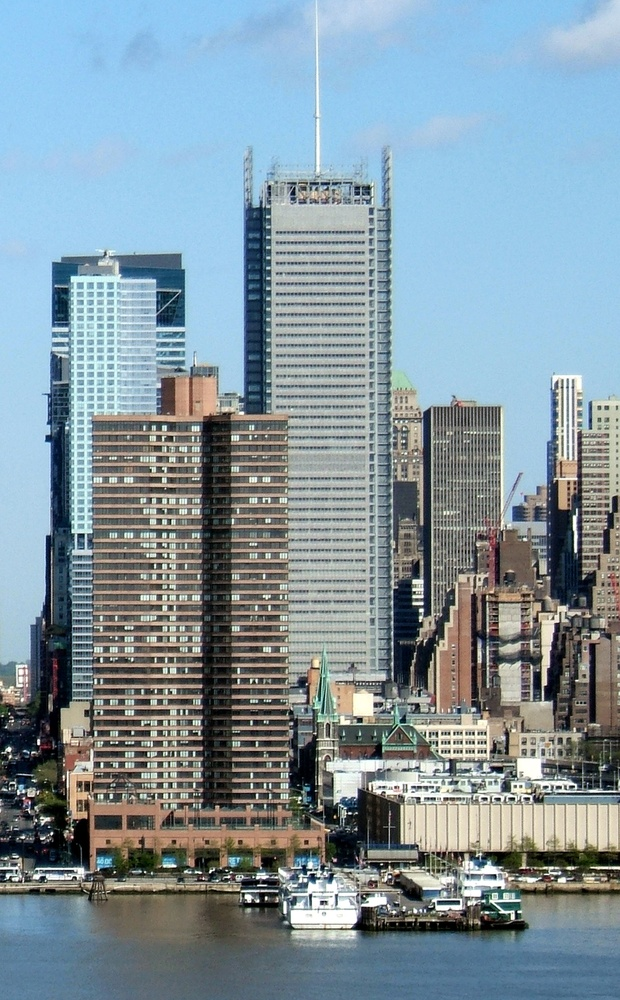
#> input picture 09/building.jpg, 620 x 1000 px, shrunk from 800 x 1290 before the run
$ jupyter execute --allow-errors 09-IP3.ipynb
#> lines starting #> are read from the running program, lines starting #| are printed output that depends on the picture; after the words box and inside, x2 and y2 are one past the last pixel; in counts of white or black regions, pixels touching at a corner belong together
# **09 Image Processing III**

## 1.Spatial Filtering
## **<span style='color:#EA7500'>Sobel Filter</span>**

[cell 1]
from skimage import io
import numpy as np
import matplotlib.pyplot as plt
from skimage import transform
from skimage import filters

[cell 2]
from skimage import filters

building = io.imread('building.jpg', as_gray=True)
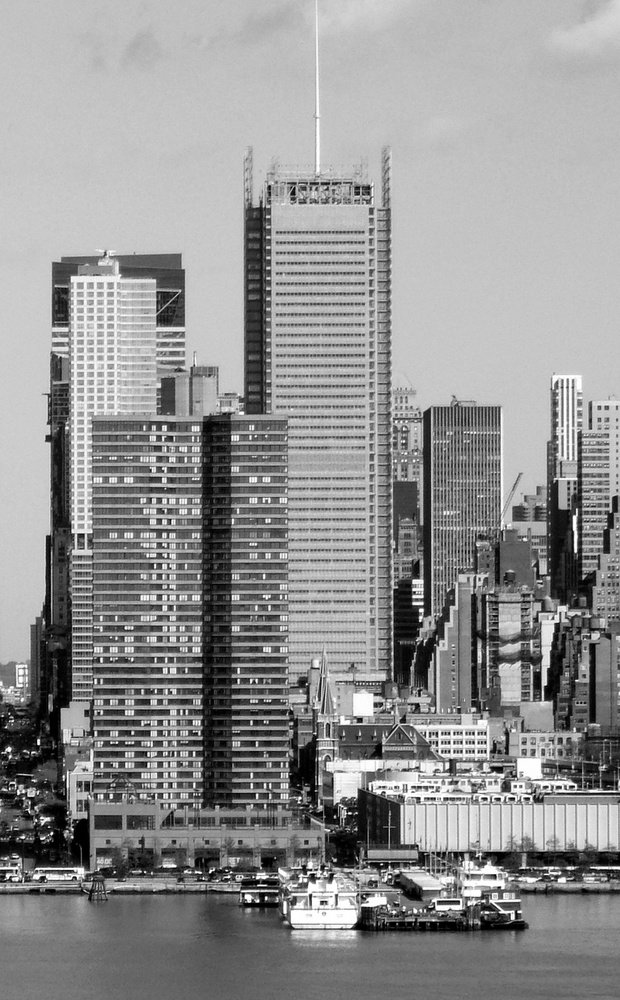
#> building: shape (1000, 620) float64; min 0, max 1, mean 0.573

building_sobel_x = filters.sobel_v(building)
building_sobel_y = filters.sobel_h(building)
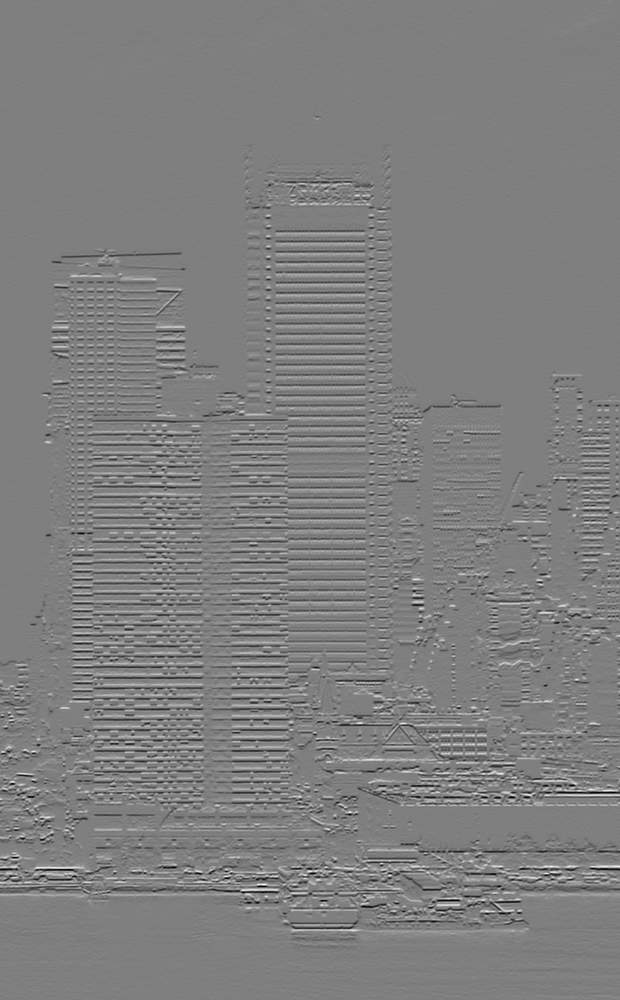
#> building_sobel_y: shape (1000, 620) float64; min -0.984, max 0.986, mean -0.000653; drawn with min black and max white

[cell 3]
plt.figure(figsize=(15, 8))

plt.subplot(1, 3, 1)
plt.title('Original image')
plt.imshow(building, cmap='gray')
plt.subplot(1, 3, 2)
plt.title('Sobel x')
plt.imshow(building_sobel_x, cmap='gray', vmin=-0.1, vmax=0.1)
plt.subplot(1, 3, 3)
plt.title('Sobel y')
plt.imshow(building_sobel_y, cmap='gray', vmin=-0.1, vmax=0.1)
plt.show()
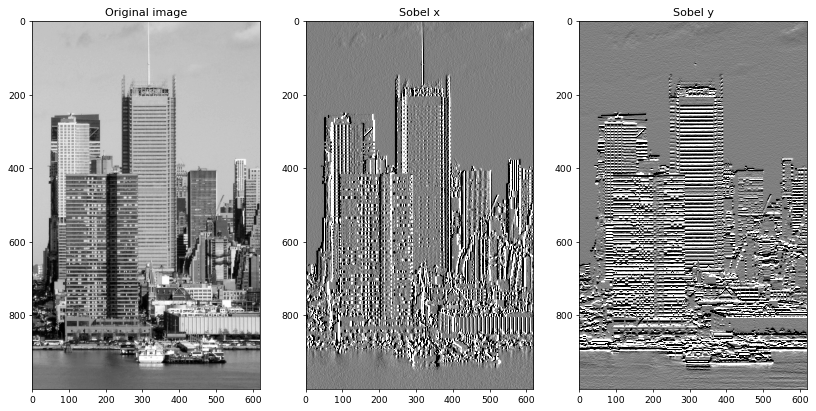
#> figure drawn by matplotlib, 3 panels

#> (a cell that did not finish here is left out)

## **<span style='color:#EA7500	'>Laplacian Filter</span>**

[cell 5]
building_laplacian = filters.laplace(building)
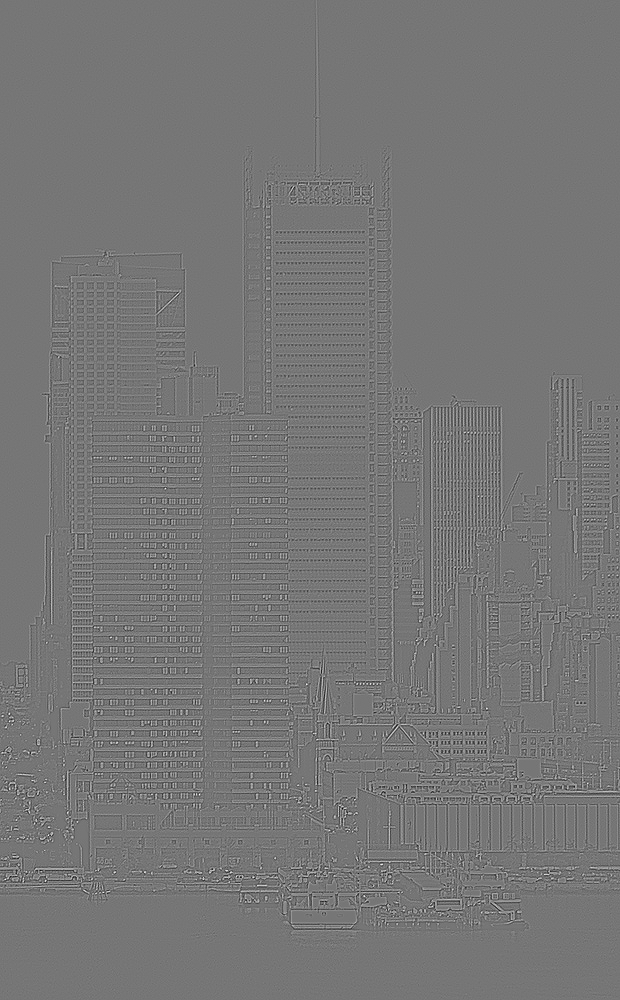
#> building_laplacian: shape (1000, 620) float64; min -1.64, max 1.89, mean 4.5e-19; drawn with min black and max white

[cell 6]
plt.figure(figsize=(10, 8))

plt.subplot(1, 2, 1)
plt.title('Original image')
plt.imshow(building, cmap='gray')
plt.subplot(1, 2, 2)
plt.title('Laplacian')
plt.imshow(building_laplacian, cmap='gray', vmin=-0.1, vmax=0.1)
plt.show()

## **<span style='color:#EA7500	'>Edge Enhancement</span>**

[cell 7]
building_enhanced = building + building_laplacian *2

plt.figure(figsize=(10, 8))

plt.subplot(1, 2, 1)
plt.title('Original image')
plt.imshow(building, cmap='gray')
plt.subplot(1, 2, 2)
plt.title('Enhanced image')
plt.imshow(building_enhanced, cmap='gray', vmax=1.0, vmin=0)
plt.show()

## 2. Morphological Image Processing

## <span style='color:#EA7500	'>Structuring Elements</span>

[cell 8]
from skimage.morphology import disk, square, rectangle, diamond

selem = disk(radius=2)

## Try diamond too.
# selem = diamond(1)

[cell 9]
fig = plt.figure(figsize=(5, 5))

plt.imshow(selem, cmap="Paired", vmin=0, vmax=12)
for i in range(selem.shape[0]):
    for j in range(selem.shape[1]):
        plt.text(j, i, selem[i, j], ha="center", va="center", color="w")
plt.axis('off')
plt.show()
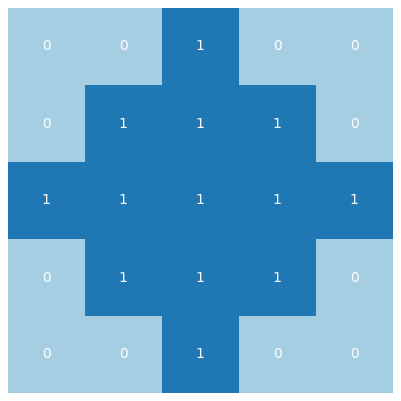
#> figure drawn by matplotlib, 1 panel

## **<span style='color:#EDA0A9	'>Quiz 1</span>**

[cell 10]
from skimage import color, morphology

# TO DO

## <span style='color:#EA7500	'>skimage.morphology</span>

[cell 11]
from skimage import morphology

mm = io.imread('mmbw.jpg', as_gray=True)
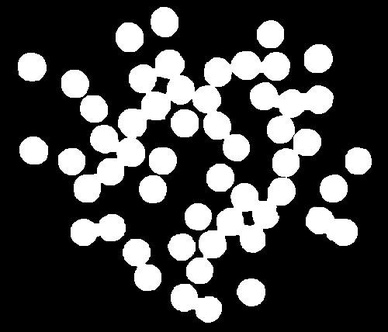
#> input picture 09/mmbw.jpg, 388 x 332 px, shrunk from 500 x 428 before the run
#> mm is the input picture: shape (332, 388); min 0, max 255, mean 67.7
mm_erosion = morphology.binary_erosion(mm, disk(3)) # change the disk value
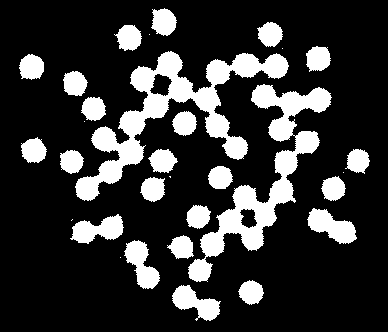
#> mm_erosion: shape (332, 388) bool; 20.4% white; 31 white regions (7 under 20 px), largest, box (x1, y1, x2, y2) and area: (75, 51, 289, 201) 7690, (188, 84, 332, 282) 6377, (307, 208, 357, 244) 992
# mm_dilation = morphology.binary_dilation(mm, disk(3))

plt.figure(figsize=(12, 15))

plt.subplot(1, 2, 1)
plt.title('Original image')
plt.imshow(mm, cmap='gray')
plt.subplot(1, 2, 2)
plt.title('Erosion')
plt.imshow(mm_erosion, cmap='gray')
plt.show()

## **<span style='color:#EDA0A9	'>Exercise 1</span>**
1. Eliminate the noise in by using the erosion operation (A⊖B)? <br>
2. What do you observe on the fingerprint? <br>
3. Try performing a dilation operation after the erosion ((A⊖B)⊕B)

[cell 12]
fingerprint = io.imread('fingerprint_noisy.png')
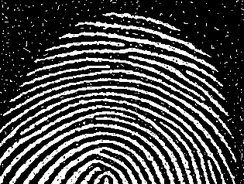
#> input picture 09/fingerprint_noisy.png, 244 x 184 px, shrunk from 315 x 238 before the run
#> fingerprint is the input picture: shape (184, 244); min 0, max 255, mean 73.5

# TODO

fingerprint_denoised = ...
fingerprint_denoised = ...

[cell 13]
plt.figure(figsize=(15, 15))

plt.subplot(1, 2, 1)
plt.title('Noisy image')
plt.imshow(fingerprint, cmap='gray')
plt.subplot(1, 2, 2)
plt.title('Denoised image')
#> (the rest of this cell did not finish here and is left out)

## <span style='color:#EA7500	'>Compound Operations</span>

[cell 14]
mask = io.imread('wirebond-mask.png', as_gray=True)
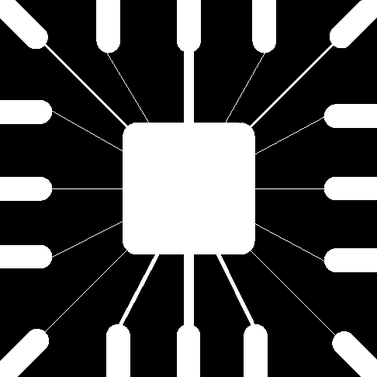
#> input picture 09/wirebond-mask.png, 377 x 377 px, shrunk from 486 x 486 before the run
#> mask is the input picture: shape (377, 377) float64; min 0, max 1, mean 0.281
mask_opening = morphology.binary_opening(mask, disk(5))
#> mask_opening: shape (377, 377) bool; 27.9% white; 15 white regions, largest, box (x1, y1, x2, y2) and area: (121, 0, 257, 377) 21721, (0, 328, 49, 377) 1372, (0, 0, 49, 49) 1354

plt.figure(figsize=(12, 15))

plt.subplot(1, 2, 1)
plt.title('Original image')
plt.imshow(mask, cmap='gray')
plt.subplot(1, 2, 2)
plt.title('Opening')
plt.imshow(mask_opening, cmap='gray')
plt.show()

[cell 15]
mask_opening = morphology.binary_closing(mask, disk(5))
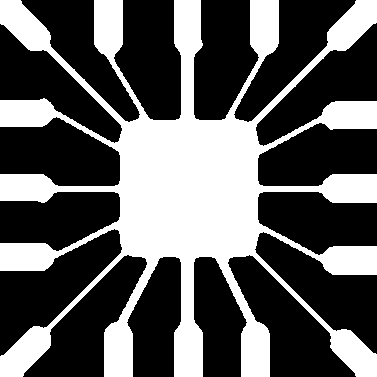
#> mask_opening: shape (377, 377) bool; 36.3% white; 1 white region, box (x1, y1, x2, y2) and area: (0, 0, 377, 377) 51584


plt.figure(figsize=(12, 15))

plt.subplot(1, 2, 1)
plt.title('Original image')
plt.imshow(mask, cmap='gray')
plt.subplot(1, 2, 2)
plt.title('Closing')
plt.imshow(mask_opening, cmap='gray')
plt.show()
